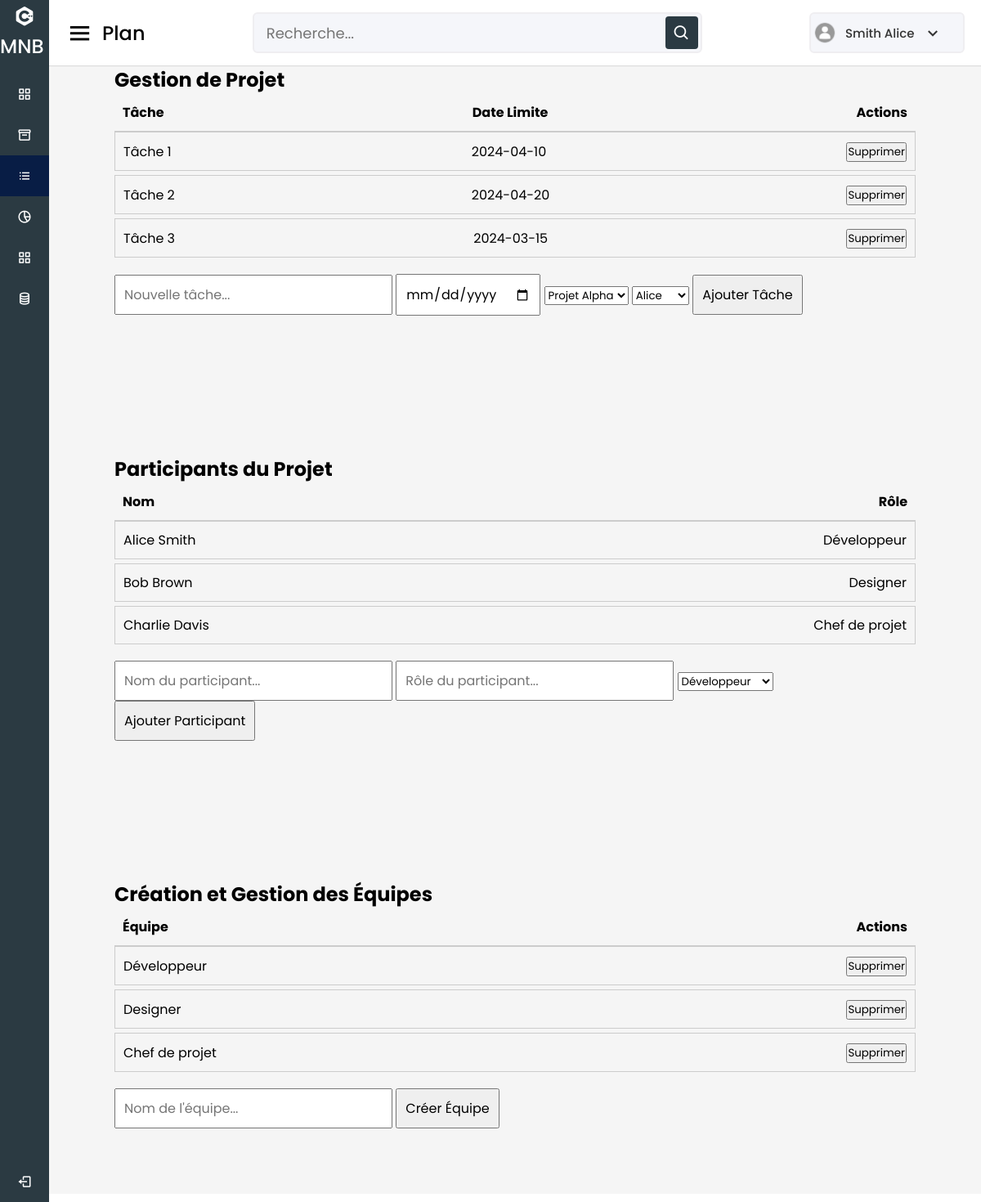
Page /plan.php (signed in) on the committed database.
### tables this page shows
CREATE TABLE `Tache` (
  `IDTache` int(11) NOT NULL,
  `Titre` varchar(50) NOT NULL,
  `description` varchar(50) NOT NULL,
  `datedebut` varchar(50) NOT NULL,
  `datefin` varchar(50) NOT NULL,
  `IDUser` int(11) NOT NULL,
  `IDProjet` int(11) NOT NULL,
  `IDProjet_avoir` int(11) NOT NULL
);

CREATE TABLE `Utilisateur` (
  `IDUser` int(11) NOT NULL,
  `Email` varchar(50) NOT NULL,
  `MDP` varchar(50) NOT NULL,
  `Nom` varchar(50) NOT NULL,
  `Prenom` varchar(50) NOT NULL,
  `photo` varchar(50) NOT NULL,
  `Statu` varchar(50) NOT NULL
);

CREATE TABLE `membreequipe` (
  `IDUser` int(11) NOT NULL,
  `roles` varchar(50) NOT NULL,
  `IDequipe` int(11) NOT NULL
);

CREATE TABLE `equipe` (
  `Idequipe` int(11) NOT NULL,
  `roles` varchar(50) NOT NULL,
  `IDUser` int(11) NOT NULL
);

### plan.php (the view, shortened to what this page needs)
<?php
$user_info = [
    'Prenom' => $_SESSION['prenom'],
    'Nom' => $_SESSION['nom'],
    'photo' => $_SESSION['photo']
];
$servername = "localhost";
$username = "root";
$password = "";
$dbname = "MNB_data";
$conn = new mysqli($servername, $username, $password, $dbname);
function afficherTaches($conn) {
    $sql = "SELECT * FROM Tache";
    $result = $conn->query($sql);
    if ($result->num_rows > 0) {
        echo '<div class="task-header"><span>Tâche</span><span>Date Limite</span><span>Actions</span></div>';
        while($row = $result->fetch_assoc()) {
            echo '<div class="task">';
            echo '<span class="task-name">' . $row["Titre"] . '</span>';
            echo '<span class="task-deadline">' . $row["datefin"] . '</span>';
            echo '<form method="post" action="" style="display:inline;">';
            echo '<button type="submit" name="delete_task">Supprimer</button>';
            echo '</form>';
            echo '</div>';
        }
    } else {
        echo "<p>Aucune tâche à afficher.</p>";
    }
}
function afficherParticipants($conn) {
    $sql = "SELECT U.Nom, U.Prenom, M.roles FROM Utilisateur U INNER JOIN membreequipe M ON U.IDUser = M.IDUser";
    $result = $conn->query($sql);
    if ($result->num_rows > 0) {
        echo '<div class="participant-header"><span>Nom</span><span>Rôle</span></div>';
        while($row = $result->fetch_assoc()) {
            echo '<div class="participant">';
            echo '<span class="participant-name">' . $row["Nom"] . ' ' . $row["Prenom"] . '</span>';
            echo '<span class="participant-role">' . $row["roles"] . '</span>';
            echo '</div>';
        }
    } else {
        echo "<p>Aucun participant à afficher.</p>";
    }
}
function afficherEquipes($conn) {
    $sql = "SELECT * FROM equipe";
    $result = $conn->query($sql);
    if ($result->num_rows > 0) {
        echo '<div class="team-header"><span>Équipe</span><span>Actions</span></div>';
        while($row = $result->fetch_assoc()) {
            echo '<div class="team">';
            echo '<span class="team-name">' . $row["roles"] . '</span>';
            echo '<form method="post" action="" style="display:inline;">';
            echo '<button type="submit" name="delete_team">Supprimer</button>';
            echo '</form>';
            echo '</div>';
        }
    } else {
        echo "<p>Aucune équipe à afficher.</p>";
    }
}
?>
<!DOCTYPE html>
<html lang="fr" dir="ltr">
<head>
    <link rel="stylesheet" href="dashboard.css" />
    <link href="https://unpkg.com/boxicons@2.0.7/css/boxicons.min.css" rel="stylesheet" />
</head>
<body>
    <div class="sidebar">
        <div class="logo-details">
            <a href="MNB.php" class="active">
                <i class="bx bxl-c-plus-plus"></i>
                <span class="logo_name">MNB</span>
            </a>
        </div>
        <ul class="nav-links">
            <li>
                <a href="dashboard.php">
                    <i class="bx bx-grid-alt"></i>
                    <span class="links_name">Dashboard</span>
                </a>
            </li>
            <li>
                <a href="projet.php">
                    <i class="bx bx-box"></i>
                    <span class="links_name">Projet</span>
                </a>
            </li>
            <li>
                <a href="plan.php" class="active">
                    <i class="bx bx-list-ul"></i>
                    <span class="links_name">Plan</span>
                </a>
            </li>
            <li>
                <a href="indicateur.php">
                    <i class="bx bx-pie-chart-alt-2"></i>
                    <span class="links_name">Indicateur clés</span>
                </a>
            </li>
            <li>
                <a href="gestion_client.php">
                    <i class="bx bx-grid-alt"></i>
                    <span class="links_name">Gestion Client</span>
                </a>
            </li>
            <li>
                <a href="calendrier.php">
                    <i class="bx bx-coin-stack"></i>
                    <span class="links_name">Calendrier</span>
                </a>
            </li>
            <li class="log_out">
                <a href="logout.php">
                    <i class="bx bx-log-out"></i>
                    <span class="links_name">Déconnexion</span>
                </a>
            </li>
        </ul>
    </div>
    <section class="home-section">
        <nav>
            <div class="sidebar-button">
                <i class="bx bx-menu sidebarBtn"></i>
                <span class="dashboard">Plan</span>
            </div>
            <div class="search-box">
                <input type="text" placeholder="Recherche..." />
                <i class="bx bx-search"></i>
            </div>
            <div class="profile-details">
                <?php if (!empty($user_info['photo'])): ?>
                    <img src="pdp/<?php echo htmlspecialchars($user_info['photo']); ?>" alt="Profile Picture" class="rounded-circle" style="width: 30px; height: 30px; object-fit: cover;">
                <?php endif; ?>
                <span class="admin_name"><?php echo htmlspecialchars($user_info['Prenom'] . ' ' . $user_info['Nom']); ?></span>
                <i class="bx bx-chevron-down"></i>
            </div>
        </nav>
        <div class="project-management">
            <h2>Gestion de Projet</h2>
            <div class="task-list">
                <?php afficherTaches($conn); ?>
            </div>
            <div class="task-actions">
                <form method="post" action="">
                    <input type="text" id="new-task" name="new-task" placeholder="Nouvelle tâche..." />
                    <input type="date" id="new-task-deadline" name="new-task-deadline" />
                    <select name="IDProjet">
                        <?php
                        $sql = "SELECT IDProjet, nomProjet FROM Projet";
                        $result = $conn->query($sql);
                        while ($row = $result->fetch_assoc()) {
                            echo '<option value="' . $row["IDProjet"] . '">' . $row["nomProjet"] . '</option>';
                        }
                        ?>
                    </select>
                    <select name="IDUser">
                        <?php
                        $sql = "SELECT IDUser, Nom FROM Utilisateur";
                        $result = $conn->query($sql);
                        while ($row = $result->fetch_assoc()) {
                            echo '<option value="' . $row["IDUser"] . '">' . $row["Nom"] . '</option>';
                        }
                        ?>
                    </select>
                    <button type="submit" name="add_task">Ajouter Tâche</button>
                </form>
            </div>
        </div>
        <div class="project-participants">
            <h2>Participants du Projet</h2>
            <div class="participant-list">
                <?php afficherParticipants($conn); ?>
            </div>
            <div class="participant-actions">
                <form method="post" action="">
                    <input type="text" id="new-participant-name" name="new-participant-name" placeholder="Nom du participant..." />
                    <input type="text" id="new-participant-role" name="new-participant-role" placeholder="Rôle du participant..." />
                    <select name="equipe-id">
                        <?php
                        $sql = "SELECT Idequipe, roles FROM equipe";
                        $result = $conn->query($sql);
                        while ($row = $result->fetch_assoc()) {
                            echo '<option value="' . $row["Idequipe"] . '">' . $row["roles"] . '</option>';
                        }
                        ?>
                    </select>
                    <button type="submit" name="add_participant">Ajouter Participant</button>
                </form>
            </div>
        </div>
        <div class="project-teams">
            <h2>Création et Gestion des Équipes</h2>
            <div class="team-list">
                <?php afficherEquipes($conn); ?>
            </div>
            <div class="team-actions">
                <form method="post" action="">
                    <input type="text" id="new-team-name" name="new-team-name" placeholder="Nom de l'équipe..." />
                    <button type="submit" name="add_team">Créer Équipe</button>
                </form>
            </div>
        </div>
    </section>
</body>
</html>

### dashboard.css (style rules this page uses)
* { margin: 0; padding: 0; box-sizing: border-box; font-family: "Poppins", sans-serif; }
.sidebar { position: fixed; height: 100%; width: 240px; background: #2B3A42; transition: all 0.5s ease; }
.sidebar .logo-details { height: 80px; display: flex; align-items: center; }
.sidebar .logo-details a { text-decoration: none; }
.sidebar .logo-details i { font-size: 28px; font-weight: 500; color: #fff; min-width: 60px; text-align: center; }
.sidebar .logo-details .logo_name { color: #fff; font-size: 24px; font-weight: 500; }
.sidebar .nav-links { margin-top: 10px; }
.sidebar .nav-links li { position: relative; list-style: none; height: 50px; }
.sidebar .nav-links li a { height: 100%; width: 100%; display: flex; align-items: center; text-decoration: none; transition: all 0.4s ease; }
.sidebar .nav-links li a.active { background: #081d45; }
.sidebar .nav-links li i { min-width: 60px; text-align: center; font-size: 18px; color: #fff; }
.sidebar .nav-links li a .links_name { color: #fff; font-size: 15px; font-weight: 400; white-space: nowrap; }
.sidebar .nav-links .log_out { position: absolute; bottom: 0; width: 100%; }
.home-section { position: relative; background: #f5f5f5; min-height: 100vh; width: calc(100% - 240px); left: 240px; transition: all 0.5s ease; }
.home-section nav { display: flex; justify-content: space-between; height: 80px; background: #fff; display: flex; align-items: center; position: fixed; width: calc(100% - 240px); left: 240px; z-index: 100; padding: 0 20px; box-shadow: 0 1px 1px rgba(0, 0, 0, 0.1); transition: all 0.5s ease; }
.home-section nav .sidebar-button { display: flex; align-items: center; font-size: 24px; font-weight: 500; }
nav .sidebar-button i { font-size: 35px; margin-right: 10px; }
.home-section nav .search-box { position: relative; height: 50px; max-width: 550px; width: 100%; margin: 0 20px; }
nav .search-box input { height: 100%; width: 100%; outline: none; background: #f5f6fa; border: 2px solid #efeef1; border-radius: 6px; font-size: 18px; padding: 0 15px; }
nav .search-box .bx-search { position: absolute; height: 40px; width: 40px; background: #2B3A42; right: 5px; top: 50%; transform: translateY(-50%); border-radius: 4px; line-height: 40px; text-align: center; color: #fff; font-size: 22px; transition: all 0.4 ease; }
.home-section nav .profile-details { display: flex; align-items: center; background: #f5f6fa; border: 2px solid #efeef1; border-radius: 6px; height: 50px; min-width: 190px; padding: 0 15px 0 2px; }
nav .profile-details img { height: 40px; width: 40px; border-radius: 6px; object-fit: cover; }
nav .profile-details .admin_name { font-size: 15px; font-weight: 500; color: #333; margin: 0 10px; white-space: nowrap; }
nav .profile-details i { font-size: 25px; color: #333; }
@media (max-width: 1240px) { .sidebar { width: 60px; } }
@media (max-width: 1240px) { .home-section { width: calc(100% - 60px); left: 60px; } }
@media (max-width: 1240px) { .home-section nav { width: calc(100% - 60px); left: 60px; } }

### plan.php (style rules this page uses)
.project-management, .project-participants, .project-teams { padding: 80px; margin-bottom: 10px; }
.task-list, .participant-list, .team-list { margin-bottom: 20px; }
.task-header, .participant-header, .team-header { display: flex; justify-content: space-between; font-weight: bold; padding: 10px; border-bottom: 1px solid #ccc; }
.task, .participant, .team { display: flex; align-items: center; justify-content: space-between; padding: 10px; border: 1px solid #ccc; margin-bottom: 5px; }
.task-actions, .participant-actions, .team-actions { display: flex; gap: 10px; }
.task-actions input, .participant-actions input, .team-actions input, .task-actions button, .participant-actions button, .team-actions button { padding: 10px; font-size: 16px; }

### rows in the picture
tache: Titre "Tâche 1", datefin "2024-04-10"
tache: Titre "Tâche 2", datefin "2024-04-20"
tache: Titre "Tâche 3", datefin "2024-03-15"
utilisateur: Nom "Alice", Prenom "Smith", membreequipe.roles "Développeur"
utilisateur: Nom "Bob", Prenom "Brown", membreequipe.roles "Designer"
utilisateur: Nom "Charlie", Prenom "Davis", membreequipe.roles "Chef de projet"
equipe: roles "Développeur"
equipe: roles "Designer"
equipe: roles "Chef de projet"

### other values in the picture
$user_info['Prenom'] . ' ' . $user_info['Nom'] "Smith Alice"
form field IDProjet "Projet Alpha"
form field IDUser "Alice"
form field equipe-id "Développeur"
